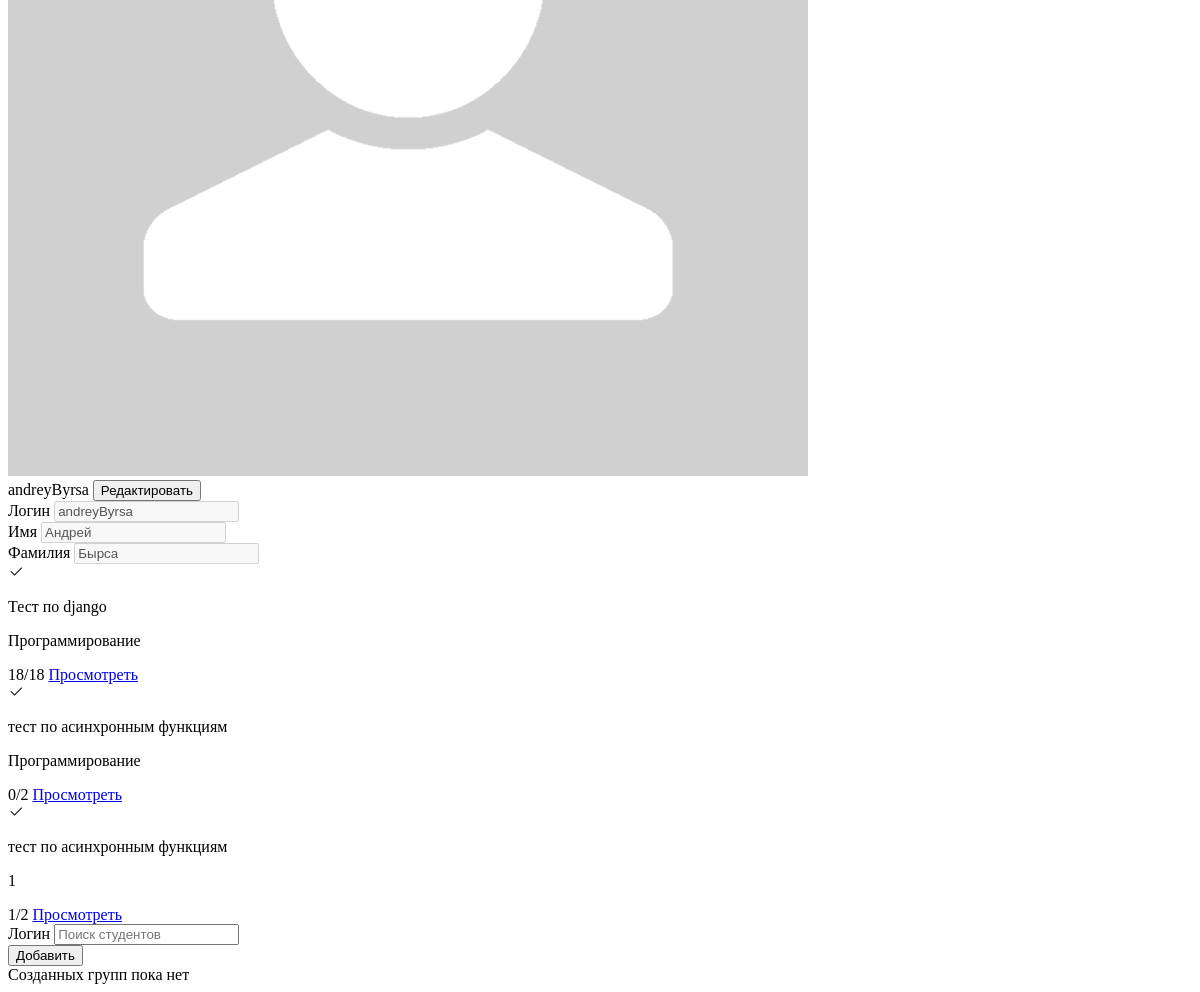
Before: /profile/ (signed in, lower part) with the older database file.
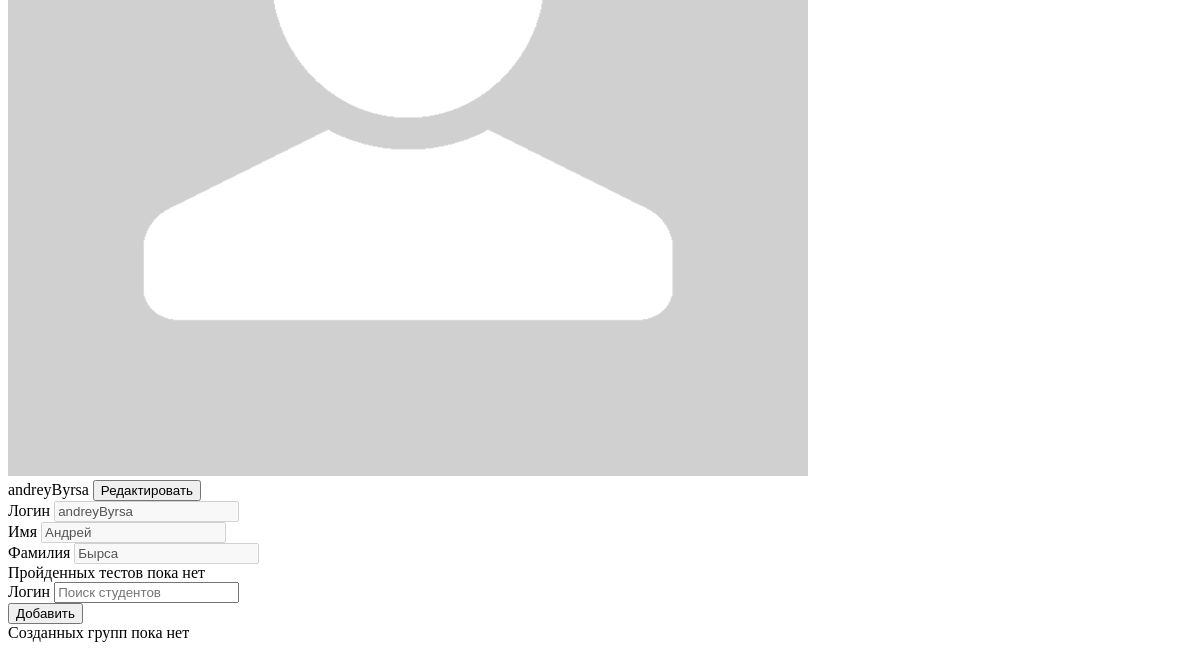
After: the same page with the newer database file.
### apps/auth/models.py (models this page shows, shortened)
class User(AbstractUser):
    class RoleType(models.TextChoices):
        student = "student"
        author = "author"
        teacher = "teacher"
    profile_picture = models.FileField(
        null=True, blank=True, max_length=500, verbose_name="Аватар"
    )
    role = models.CharField(
        choices=RoleType.choices,
        default="student",
        max_length=50,
        verbose_name="Роль",
    )
    slug = models.SlugField(
        max_length=255, db_index=True, verbose_name="URL", blank=True
    )
    groups = None
    class Meta:
        verbose_name = "Пользователь"
        verbose_name_plural = "Пользователи"

### apps/Tests/models.py (models this page shows, shortened)
class StudentResult(models.Model):
    student = models.ForeignKey(Student, on_delete=models.CASCADE)
    course = models.ForeignKey("CoursesApp.Course", default=1, on_delete=models.CASCADE)
    test = models.ForeignKey(Test, on_delete=models.CASCADE)
    choises = models.ManyToManyField("Choice")
    result = models.FloatField(default=0.0)
    is_passed = models.BooleanField(default=False, verbose_name="Пройден")
    slug = models.SlugField(max_length=255, db_index=True, verbose_name="URL")
    class Meta:
        verbose_name = "Результат студента"
        verbose_name_plural = "Результаты студентов"

class Test(models.Model):
    author = models.ForeignKey(Author, on_delete=models.CASCADE)
    title = models.TextField(max_length=127, verbose_name="Название теста")
    description = models.TextField(max_length=255, verbose_name="Описание")
    count = models.PositiveIntegerField(verbose_name="Количество вопросов")
    time_create = models.DateTimeField(auto_now_add=True, verbose_name="Время создания")
    time_update = models.DateTimeField(auto_now=True, verbose_name="Время изменения")
    questions = models.ManyToManyField(
        "TestsApp.Question", verbose_name="Вопросы", related_name="+", blank=True
    )
    max_result = models.IntegerField()
    slug = models.SlugField(max_length=255, db_index=True, verbose_name="URL")
    class Meta:
        ordering = (
            "time_update",
            "title",
        )
        verbose_name = "Тест"
        verbose_name_plural = "Тесты"

### apps/Courses/models.py (models this page shows, shortened)
class Course(models.Model):
    title = models.TextField(max_length=127, verbose_name="Название курса")
    description = models.TextField(max_length=255, verbose_name="Описание")
    time_create = models.DateTimeField(auto_now_add=True, verbose_name="Время создания")
    time_update = models.DateTimeField(auto_now=True, verbose_name="Время изменения")
    teacher = models.ForeignKey(Teacher, on_delete=models.CASCADE)
    tests = models.ManyToManyField(CourseTest, related_name="courseTests")
    groups = models.ManyToManyField(Group)
    progress = models.FloatField()
    slug = models.SlugField(max_length=255, db_index=True, verbose_name="URL")
    class Meta:
        ordering = (
            "title",
            "time_update",
        )
        verbose_name = "Курс"
        verbose_name_plural = "Курсы"

### apps/Profile/views.py (the view, shortened to what this page needs)
# urls.py: path('', UserProfileView.as_view(), name='profile'),
class UserProfileView(LoginRequiredMixin, HeaderMixin, ProfileCellMixin, View):
    login_url = "/auth/"
    redirect_field_name = "next"
    def get(self, request):
        user = request.user
        group_student_form = GroupStudentForm()
        update_profile_form = UpdateProfileForm(instance=user)
        header_def = self.get_user_header()
        cells_def = self.get_profile_cell()
        if user.role == "teacher":
            students = Student.objects.all()
            teacher = Teacher.objects.get(user__id=user.id)
            teacher_groups = teacher.groups.all()
            json_groups_info = list(group.get_group_info() for group in teacher_groups)
            for i in range(len(json_groups_info)):
                group = Group.objects.get(index=json_groups_info[i]["index"])
                json_groups_info[i]["students"] = list(
                    student.user.username for student in group.students.all()
                )
            context = dict(
                list(
                    {
                        "user": user,
                        "update_profile_form": update_profile_form,
                        "group_student_form": group_student_form,
                        "students": students,
                        "teacher_groups": teacher_groups,
                        "json_groups_info": json_groups_info,
                    }.items()
                )
                + list(header_def.items())
                + list(cells_def.items())
            )
        elif user.role == "student":
            student = Student.objects.get(user__id=user.id)
            test_results = student.result_tests.filter(is_passed=True)
            context = dict(
                list(
                    {
                        "user": user,
                        "update_profile_form": update_profile_form,
                        "test_results": test_results,
                    }.items()
                )
                + list(header_def.items())
                + list(cells_def.items())
            )
        return render(request, "Profile/ProfilePage.html", context)

### apps/Profile/forms.py (shortened to what this page needs)
class UpdateProfileForm(forms.ModelForm):
    class Meta:
        model = User
        fields = ["profile_picture", "username", "first_name", "last_name"]
        labels = {
            "username": "Логин",
            "first_name": "Имя",
            "last_name": "Фамилия",
            "profile_picture": "",
        }
        widgets = {
            "username": get_field_widgets(
                field_class=profile_field_class, placeholder="Новый логин"
            ),
            "first_name": get_field_widgets(
                field_class=profile_field_class, placeholder="Новое имя"
            ),
            "last_name": get_field_widgets(
                field_class=profile_field_class, placeholder="Новая фамилия"
            ),
            "profile_picture": get_field_widgets(
                type="file",
                id="image-input",
                field_class="profile-modal__image-input",
            ),
        }

### core/templatetags/customFilters.py (called while the page is built)
@register.filter(name="round")
def rounded(value):
    if int(value * 10) % 10 >= 5:
        return math.ceil(value)
    return math.floor(value)

### apps/Profile/templates/Profile/ProfilePage.html (shortened to what this page needs)
{% extends 'core/pages/PageLayout.html' %}
{% load static %}
{% block style-files %}
  <link rel="stylesheet/less" href="{% static 'core/less/blocks/HeaderBlock.less' %}" />
  <link rel="stylesheet/less" href="{% static 'Profile/less/ProfilePage.less' %}" />
  <link rel="stylesheet/less" href="{% static 'core/less/modals/ProfileModal.less' %}" />
  <link rel="stylesheet/less" href="{% static 'core/less/modals/EditGroupModal.less' %}" />
{% endblock %}
{% block content %}
  <div class='profile-page__user' id='form'>
    <div class="profile-page__user-username" >
      {% if user.profile_picture %}
        <img
          class="profile-page__user-img"
          src="{{ user.profile_picture }}"
          alt="profile"
        >
      {% else %}
        <img
          class="profile-page__user-img"
          src="{% static 'core/images/profileFoto.png' %}"
          alt="profile"
        >
      {% endif %}
      <div class="profile-page__user-edit">
        {{ user.username }}
        <button
          id='buttonProfileModal'
          class= "profile-page__button"
          onclick="openProfileModal()"
        >
          Редактировать
        </button>
      </div>
    </div>
    {% for input in update_profile_form %}
      {% if forloop.first %}
      {% else %}
        <div class="profile-page__input">
          {{ input.label }}
          <input
            class='profile-page__input-lighted'
            value="{{ input.value }}"
            disabled
          >
        </div>
      {% endif %}
    {% endfor %}
  </div>
  <div id='tests' class="profile-page__tests">
    {% if not test_results %}
      <span class="profile-page__tests-placeholder">
        Пройденных тестов пока нет
      </span>
    {% endif %}
    {% for result in test_results %}
      <div class="profile-page__tests-test">
        <div class="profile-page__tests-name">
          <i class="bi bi-check2 profile-page__tests-icon"></i>
          <div class="profile-page__tests-info">
            <p>{{ result.test.title }}</p>
            <p>{{ result.course.title }}</p>
          </div>
        </div>
        <div class="profile-page__tests-name">
          {{ result.result|round }}/{{ result.test.max_result }}
          <a
            href='/tests/inspect_result/{{ result.slug }}'
            class= "profile-page__button"
          >
            Просмотреть
          </a>
        </div>
      </div>
    {% endfor %}
  </div>
  <form method='POST' id='addgroup' class="profile-page__addgroup">
    <div class="profile-page__input">
      <span>Логин</span>
      <input id='create-input' class='profile-page__input-login' placeholder='Поиск студентов'/>
    </div>
    <button class="profile-page__button" type='submit' name = 'register'>Добавить</button>
  </form>
  <div id='listgroup' class="profile-page__listgroup">
    {% if not teacher_groups %}
      <span class="profile-page__groups-placeholder">
        Созданных групп пока нет
      </span>
    {% endif %}
  </div>
{% endblock content %}

Changed rows visible on the page:
removed StudentResult: test "Тест по django", course "Программирование", result "18", test.max_result "18"
removed StudentResult: test "тест по асинхронным функциям", course "Программирование", result "0", test.max_result "2"
removed StudentResult: test "тест по асинхронным функциям", course "1", result "1", test.max_result "2"
Other visible differences:
text now shown: "Пройденных тестов пока нет"
